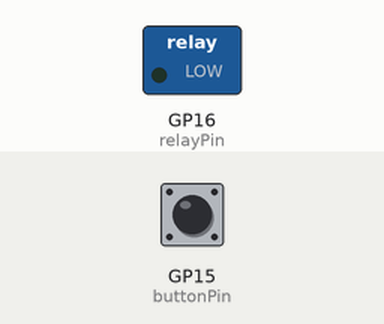
This program was run on a simulated Raspberry Pi Pico running MicroPython. On the bench: switched loads named in the program (green lamp = pin HIGH). The test bench sets the inputs (shaded band); at power-on: GP15 (buttonPin) HIGH.

Above: at 1.2 s.
1.3 s: GP15 (buttonPin) pulled LOW for 0.15 s
At 1.37 s:
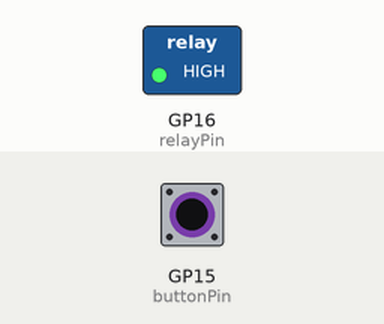
2.9 s: GP15 (buttonPin) pulled LOW for 3.2 s
At 7.0 s:
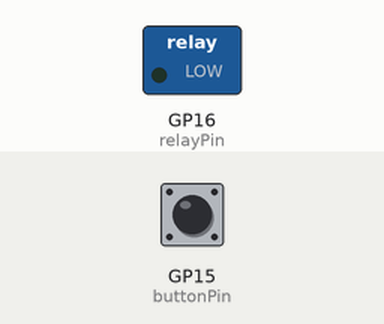
Timing chart, 0 to 8.5 s (numbered marks = the images above; inputs shaded):
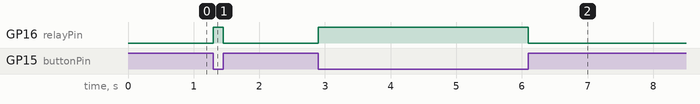

Measured:
- after the input at 1.3 s, GP16 (relayPin): LOW → HIGH at once, → LOW 0.15 s later
- after the input at 2.9 s, GP16 (relayPin): LOW → HIGH at once, → LOW 3.2 s later

The program:

relayDemo.py
```python
# importing the required libraries
from machine import Pin
import time

# declare pin objects
buttonPin = Pin(15,
                mode = Pin.IN,
                pull = Pin.PULL_UP)

relayPin = Pin(16,
               mode = Pin.OUT,
               value = 0)

# read button and toggle relay
while True:
    if buttonPin.value() == 0:
        relayPin.value(1)
    else:
        relayPin.value(0)
```
